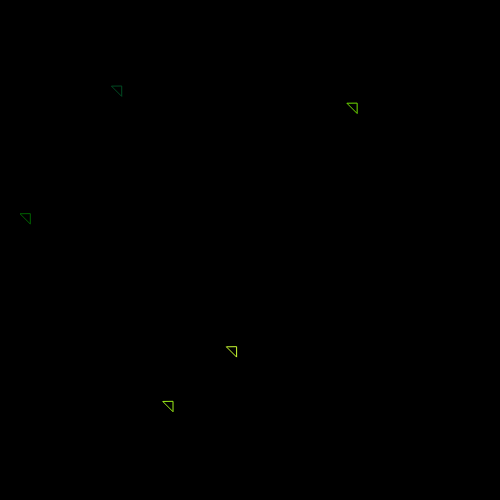
Frame 1 (no input)
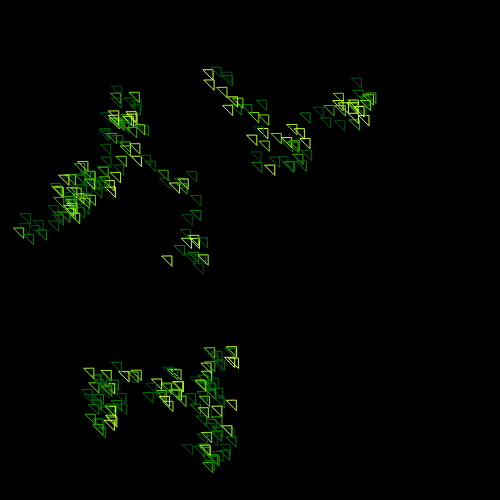
Frame 60 (no input)
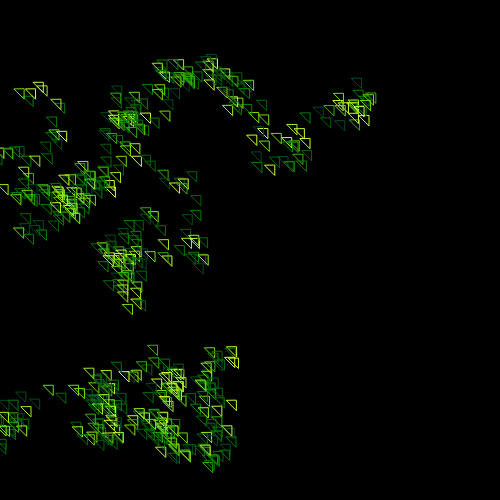
Frame 120 (the mouse pressed at the canvas centre since frame 60)

The p5.js sketch that drew these frames (run headless with seeded random() and noise() and a simulated clock; from frame 60 on, the mouse is pressed at the canvas centre):

// p5.js sketch
// ── sketch.js
const colorPallet = ["#004b23","#006400","#007200","#008000","#38b000","#70e000","#9ef01a","#ccff33"];

function setup() {
	createCanvas(w=500, w);
	
	obj = [];
	for(let i = 0; i < 5; i++){
		obj[i] = {
			x:random(w),
			y:random(w),
			color:random(colorPallet),
		}
	}
	background(0);
	strokeWeight(1);
}

function draw() {
	// background(0);
	let moveS = 10;
	for(let i = 0; i < obj.length; i++){
		stroke(random(colorPallet));
		// fill(obj[i].color);
		noFill();
		triangle(obj[i].x, obj[i].y, obj[i].x + 0, obj[i].y + moveS, obj[i].x - moveS, obj[i].y - 0);
		let xNext = obj[i].x + random(-1, 1) * 15;
		let yNext = obj[i].y + random(-1, 1) * 15;	

		obj[i].x = xNext;
		obj[i].y = yNext;
	}
	
}
